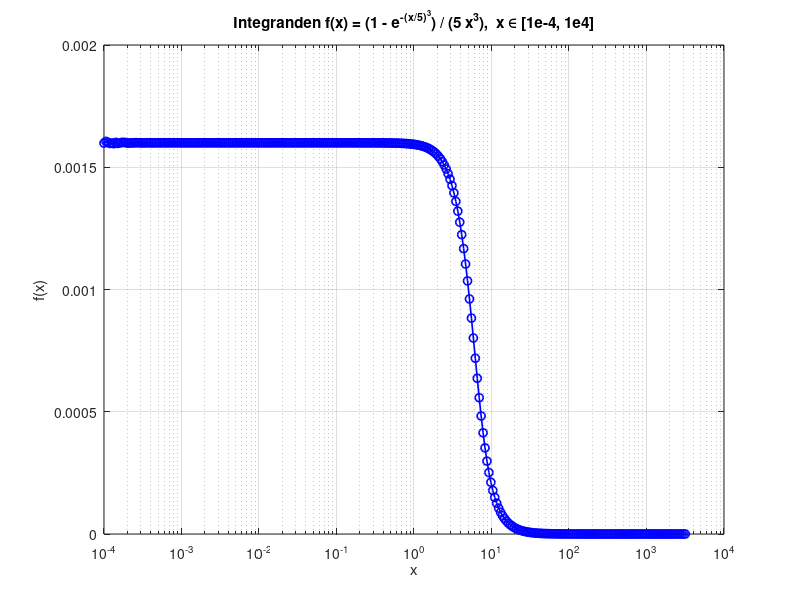

Write the MATLAB code that produced this figure.
function plot_integrand_AtoB()
    % Gränser
    A = 1e-4;
    B = 3163;   % = 10000

    % Antal punkter och logaritmiskt fördelade x-värden
    N = 300;
    xvals = logspace(log10(A), log10(B), N);

    % Definiera integranden
    f = @(x) (1 - exp(-(x/5).^3)) ./ (5*x.^3);

    % Beräkna f(x)
    fvals = f(xvals);

    % Plotta på logaritmisk x-axel
    figure;
    semilogx(xvals, fvals, 'b-o','LineWidth',1.2);
    grid on;
    xlabel('x');
    ylabel('f(x)');
    title('Integranden f(x) = (1 - e^{-(x/5)^3}) / (5 x^3),  x \in [1e-4, 1e4]');
end
